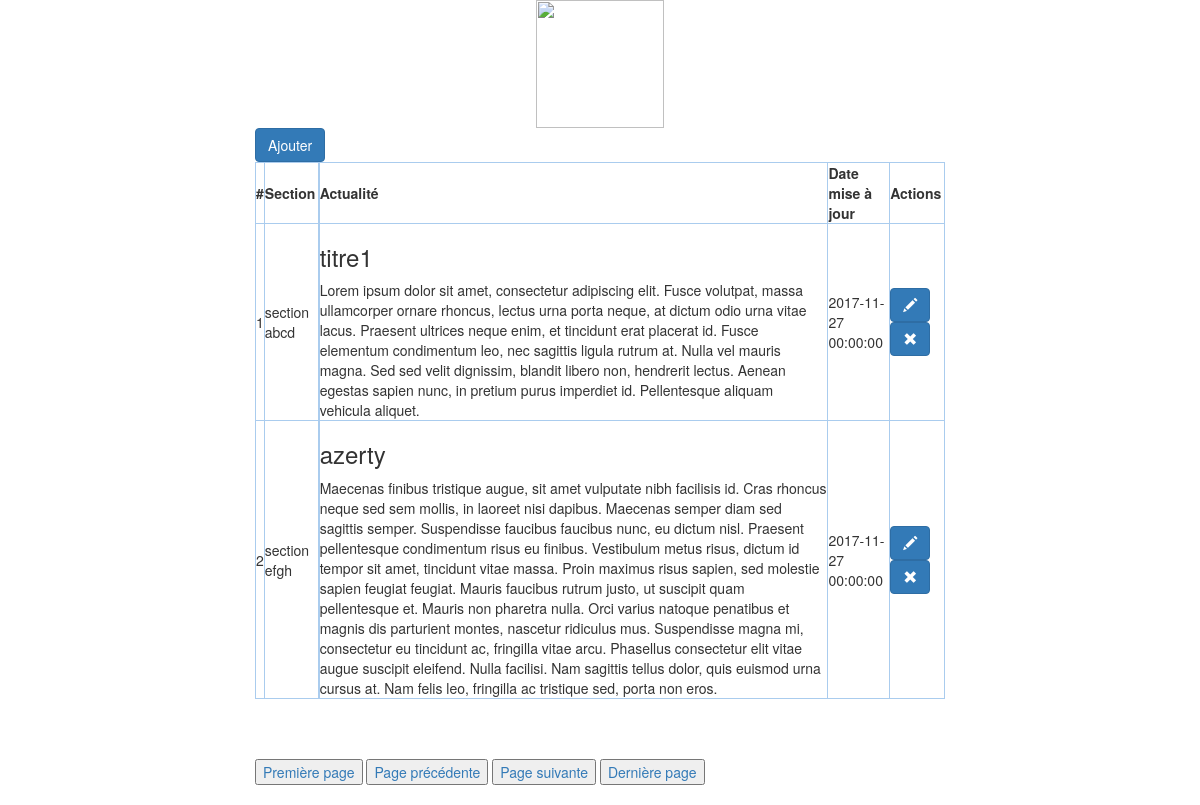
/tutophp/tuto1_affiche.php, run on the app's committed database.
### tables this page shows
CREATE TABLE `tbl_actualites` (
  `id` int(10) UNSIGNED NOT NULL,
  `section` varchar(75) NOT NULL,
  `titre` varchar(225) NOT NULL,
  `texte` text NOT NULL,
  `date_crea` datetime NOT NULL
);

### tutophp/tuto1_affiche.php (the view, shortened to what this page needs)
<!DOCTYPE html>
<html>
<head>
	<link rel="stylesheet" type="text/css" href="web/css/bootstrap.min.css" />
</head>
<body>
<div class="container" style="width:60%;">
	<div style="text-align:center;">
		<img src="web/img/aformac2.png" style="width:128px;height:128px;" />
	</div>
	<a href="tuto1_form.php"><button id="btnAjouter" class="btn btn-primary">Ajouter</button></a>
	<table id="">
		<thead>
			<tr>
				<th>#</th>
				<th>Section</th>
				<th>Actualité</th>
				<th>Date mise à jour</th>
				<th>Actions</th>
			</tr>
		</thead>
		<tbody>
			<?php
				$elems=getActualites();
				if($elems != NULL)
				{
					for($i=0;$i<count($elems);$i++)
					{
						?>
						<tr>
							<td>
								<?php echo $elems[$i]['id']; ?>
							</td>
							<td>
								<?php echo $elems[$i]['section']; ?>
							</td>
							<td>
								<h3><?php echo $elems[$i]['titre']; ?></h3>
								<?php echo $elems[$i]['texte']; ?>
							</td>
							<td>
								<?php echo $elems[$i]['date_crea']; ?>
							</td>
							<td>
								<a href="tuto1_form.php?id=<?php echo $elems[$i][0] ?>"><button id="" class="btn btn-primary btnAction">
									<i class="glyphicon glyphicon-pencil"></i>
								</button></a>
								<a href="tuto1_delete.php?id=<?php echo $elems[$i][0] ?>"><button id="" class="btn btn-primary btnAction">
									<i class="glyphicon glyphicon-remove"></i>
								</button></a>
							</td>
						</tr>
						<?php
					}
				}
				else
				{
					?>
					<tr>
						<td colspan="6"><i>aucune actualité disponible</i></td>
					</tr>
					<?php
				}
			?>
		</tbody>
	</table>
	<br/>
	<div>
		<br/>
		<br/>
		<?php
			$nbreDePages=getNombrePages();
			$page=(isset($_GET['page']))?$_GET['page']:1;
		 ?>
		<a href="tuto1_affiche.php?page=1"><button>Première page</button></a>
		<a href="tuto1_affiche.php?page=<?php echo ($page>1)?($page-1):1; ?>"><button>Page précédente</button></a>
		<a href="tuto1_affiche.php?page=<?php echo ($page<$nbreDePages)?($page+1):$page; ?>"><button>Page suivante</button></a>
		<a href="tuto1_affiche.php?page=<?php echo $nbreDePages; ?>"><button>Dernière page</button></a>
		<br/>
		<br/>
	</div>
</div>
</body>
</html>
<?php
function getNombrePages()
{
	$connexion=new PDO('mysql:host=localhost;dbname=aformac;port=3306;','aformac','aformac2017');
	$requete='SELECT COUNT(id) AS nb FROM tbl_actualites';
	$reponse=$connexion->query($requete);
	$resultats=$reponse->fetch();
	$nbre=$resultats['nb'];
	return intval($nbre/5);
}
function getActualites()
{
	$connexion=new PDO('mysql:host=localhost;dbname=aformac;port=3306;','aformac','aformac2017');
	$debut=0;
	$requete="SELECT * FROM tbl_actualites ORDER BY id ASC LIMIT $debut,5";
	$reponse=$connexion->query($requete);
	$elems=$reponse->fetchAll();
	return $elems;
}
?>

### tutophp/tuto1_affiche.php (style rules this page uses)
table { width: 100%; }
table tr th,td { border: 1px solid #ace; }

### data on the page
tbl_actualites: id "1", section "section abcd", titre "titre1", texte "Lorem ipsum dolor sit amet, consectetur adipiscing elit. Fusce volutpat, massa ullamcorper ornare rhoncus, lectus urna porta neque, at dictum odio urna vitae lacus. Praesent ultrices neque enim, et tincidunt erat placerat id. Fusce elementum condimentum leo, nec sagittis ligula rutrum at. Nulla vel mauris magna. Sed sed velit dignissim, blandit libero non, hendrerit lectus. Aenean egestas sapien nunc, in pretium purus imperdiet id. Pellentesque aliquam vehicula aliquet.", date_crea "2017-11-27 00:00:00"
tbl_actualites: id "2", section "section efgh", titre "azerty", texte "Maecenas finibus tristique augue, sit amet vulputate nibh facilisis id. Cras rhoncus neque sed sem mollis, in laoreet nisi dapibus. Maecenas semper diam sed sagittis semper. Suspendisse faucibus faucibus nunc, eu dictum nisl. Praesent pellentesque condimentum risus eu finibus. Vestibulum metus risus, dictum id tempor sit amet, tincidunt vitae massa. Proin maximus risus sapien, sed molestie sapien feugiat feugiat. Mauris faucibus rutrum justo, ut suscipit quam pellentesque et. Mauris non pharetra nulla. Orci varius natoque penatibus et magnis dis parturient montes, nascetur ridiculus mus. Suspendisse magna mi, consectetur eu tincidunt ac, fringilla vitae arcu. Phasellus consectetur elit…", date_crea "2017-11-27 00:00:00"
